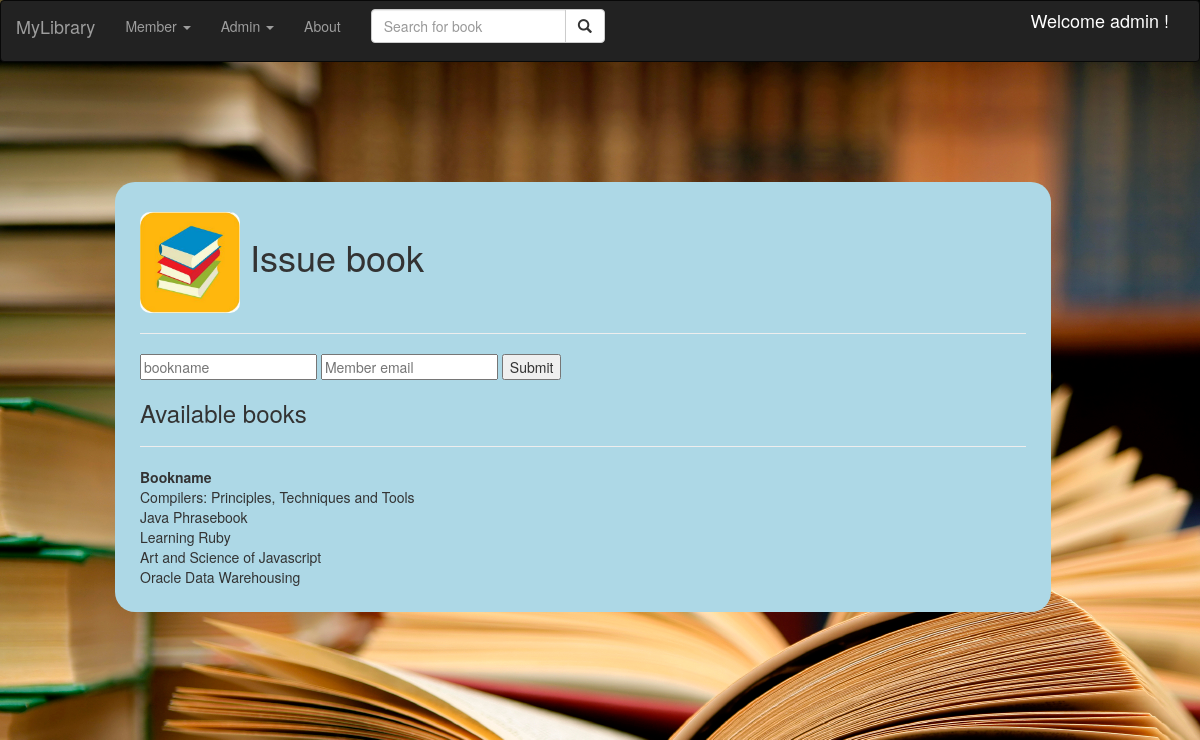
Screenshot of /issue_book (signed in) with the database file from the repository.
### src/mymodel.py (models this page shows, shortened)
class Books(db.Model):
    __tablename__ ='books'
    id              =db.Column(db.Integer, primary_key=True)
    name            =db.Column(db.String(50))
    author          =db.Column(db.String(50))
    available       =db.Column(db.String(1))

### src/myroutes.py (the view, shortened to what this page needs)
@myapp.route('/issue_book', methods=['GET','POST'])
def issue_book():
    c= user_or_admin()
    if c=='nouser':
        return userpage()
    elif c=='notadmin':
        flash("Please login with admin credentials")
        return render_template('login.html')
    booklist = db.engine.execute("select name from Books where available='Y';")
    return render_template('issuebook.html',username=session['username'],booklist=booklist, ret=False)

### src/myroutes.py (called while the page is built)
def user_or_admin():
    if 'username' not in session:
        flash("Please login or signup to continue")
        return 'nouser'
    elif session['username']!='admin':
        return 'notadmin'
    else:
        return 'admin'

### templates/issuebook.html (shortened to what this page needs)
{% extends "adminpage.html" %}
{%block body2 %}
   <h1><img src='../static/img/book.jpg' style = "Width:100px; border-radius:10px">
{% if ret == True %}
   Return book
{% else %}
    Issue book
{% endif %}
   </h1>
    <hr>
    {% if ret == True %}
    <form action= "{{url_for('myapp.return_book')}}" method="post">
        <input type="text" placeholder="bookname" name="book">
        <input type="text" placeholder="Member email" name="email">
    {% else %}
    <form action= "{{url_for('myapp.issue_book')}}" method="post">
        <input type="text" placeholder="bookname" name="book">
        <input type="text" placeholder="Member email" name="email">
    {% endif %}
    <input type="submit" value="Submit">
</form>
{% if ret == True %}
<h3>Issued books</h3>
{% else %}
<h3>Available books</h3>
{% endif %}
<hr>
<table>
    <tr>
        <th style="width:400px">Bookname</th>
    </tr>
    {% for book in booklist %}
    <tr>
        <td  style="width:400px">{{ book.name }}</td>
    </tr>
    {% endfor %}
</table>
{% endblock %}

### rows the page displays
Books: name "Compilers: Principles, Techniques and Tools"
Books: name "Java Phrasebook"
Books: name "Learning Ruby"
Books: name "Art and Science of Javascript"
Books: name "Oracle Data Warehousing"

### other values shown
{{ username }} "admin"
